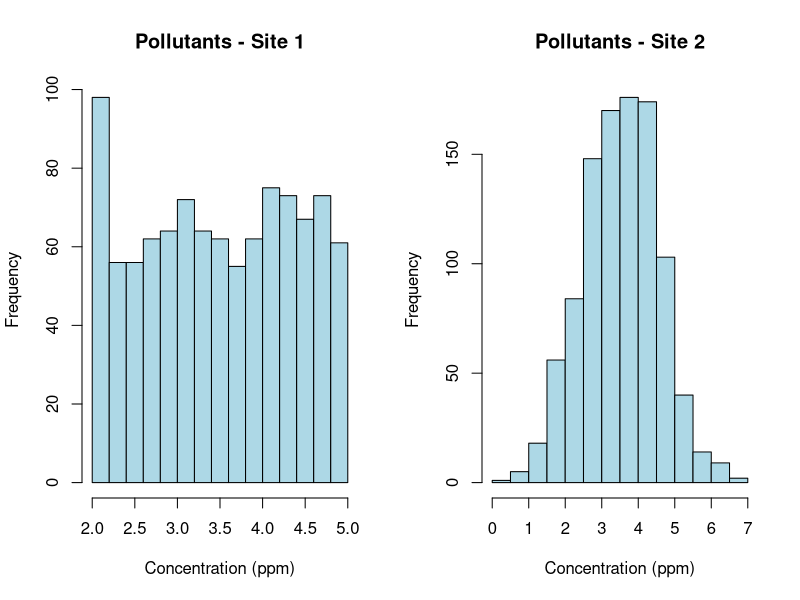
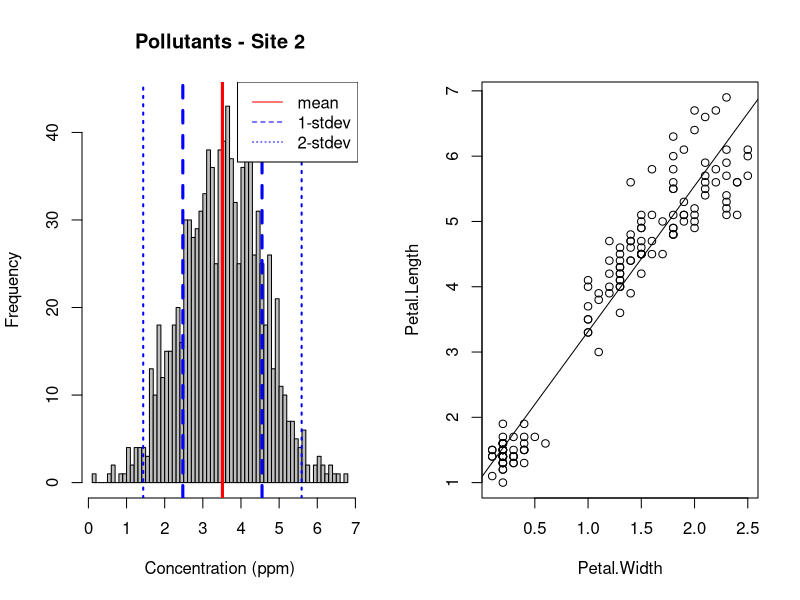

These figures' R source, in order:
## ---- chunk 1
knitr::opts_chunk$set(echo = TRUE)
## ---- chunk 2
# Example: Merging two data frames by a common column

# Create two sample data frames: one for air quality and one for location coordinates
air_quality <- data.frame(
  Location = c("Location1", "Location2"),
  AQI = c(45, 75)
)

coordinates <- data.frame(
  Location = c("Location1", "Location2"),
  Latitude = c(40.7128, 34.0522),
  Longitude = c(-74.0060, -118.2437)
)

# Merge the two data frames by 'Location'
merged_data <- merge(air_quality, coordinates, by = "Location")
print(merged_data)
## ---- chunk 3
# pH levels of water samples from a lake
pH_levels <- c(7.2, 7.4, 7.1, 6.9, 7.0, 7.3, 7.5)

# summary statistics
summary_stats <- summary(pH_levels)
print(summary_stats)
## ---- chunk 4
# pollutant concentrations
concentration <- c(23.46, 45.2, 67.2395, 34.2562)

# report mean with appropriate two significant figures
mean_concentration <- mean(concentration) 
mean_concentration_sig <- signif(mean_concentration, 3) # also use round() in some cases
cat("mean:", mean_concentration, "\n",
        " with sig figs:", mean_concentration_sig)
## ---- chunk 5
set.seed(124)
# pollutant concentration
concentrations_site1 <- sample(x = seq(from = 2, to = 5, by = 0.1) , size = 1000, replace = TRUE) # random data
concentrations_site2 <- rnorm(n = length(concentrations_site1), mean = mean(concentrations_site1)) # create a more normally distributed dataset

# histogram to visualize the distribution
par(mfrow=c(1,2)) # two plots side-by-side
hist(concentrations_site1, main="Pollutants - Site 1", xlab="Concentration (ppm)", col='lightblue') # plot 1
hist(concentrations_site2, main="Pollutants - Site 2", xlab="Concentration (ppm)", col='lightblue') # plot 2
## ---- chunk 6
data <- c(2, 4, 6, 8, 10)
variance <- var(data) # Sample variance
std_dev <- sd(data) # Sample standard deviation
cat("Sample variance:", variance, "\n",
    " Standard deviation:",  std_dev)
## ---- chunk 7
# histogram to visualize the distribution
hist(concentrations_site2, main="Pollutants - Site 2", xlab="Concentration (ppm)", col='gray', breaks = 50) # normally distributed
# add central tendency
cct_mean <- mean(concentrations_site2)
abline(v = cct_mean, col='red', lwd = 3)
# measures of spread
cct_sd <- sd(concentrations_site2)
abline(v = (cct_mean + cct_sd*c(1,-1)) , col='blue', lwd = 3, lty = 2) # 1st std dev
abline(v = (cct_mean + cct_sd*c(2,-2)), col='blue', lwd = 2, lty = 3) # 2nd std dev
legend("topright", c("mean", "1-stdev", "2-stdev"), lty = 1:3, col=c("red","blue","blue"))
## ---- chunk 8
shapiro.test(concentrations_site2)
## ---- chunk 9
# soil temperature and plant growth rate
temp <- c(15, 18, 22, 25, 30)
growth_rate <- c(3, 5, 6, 7, 9)

# correlation between temperature and growth rate
correlation <- cor(temp, growth_rate)
print(correlation)
## ---- chunk 10
# linear regression model
model <- lm(Petal.Length~Petal.Width, data = iris)
# plot results
plot(Petal.Length~Petal.Width, data = iris)
abline(model)
# model summary
summary(model)
